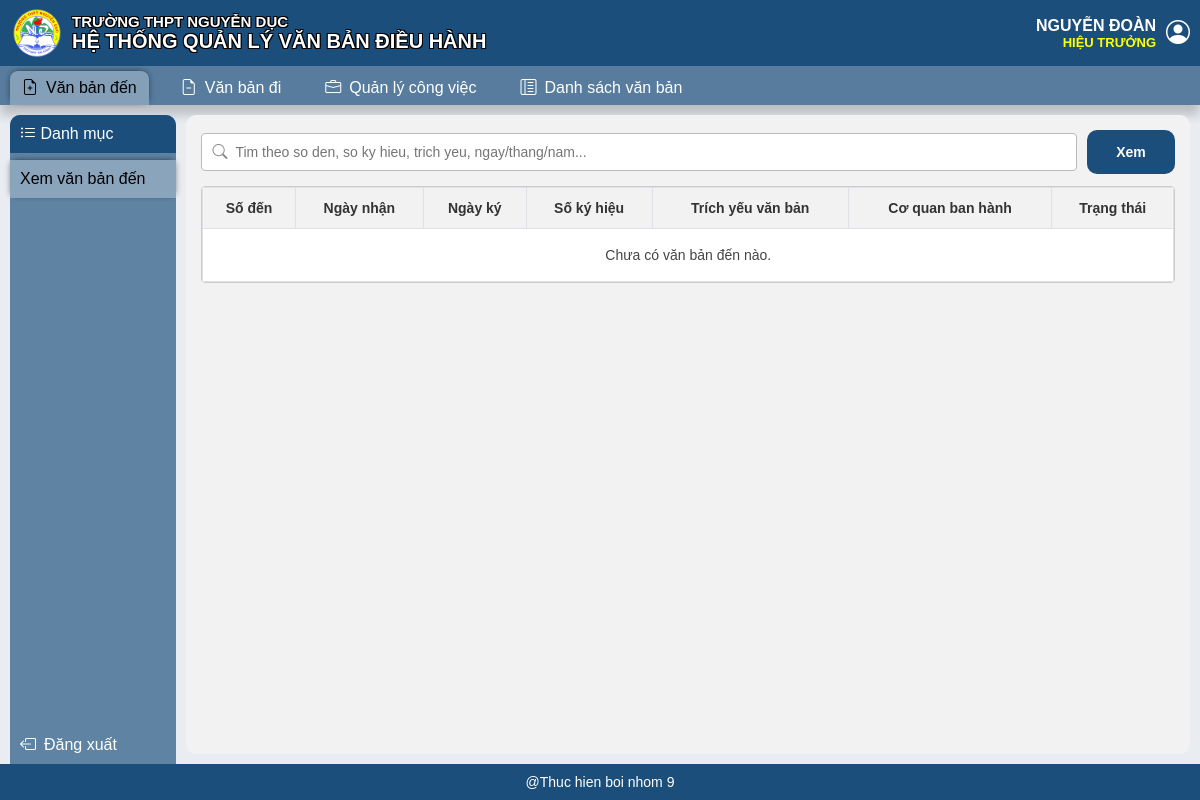
/van-ban-den/ (signed in), run on an earlier commit of the app's database.
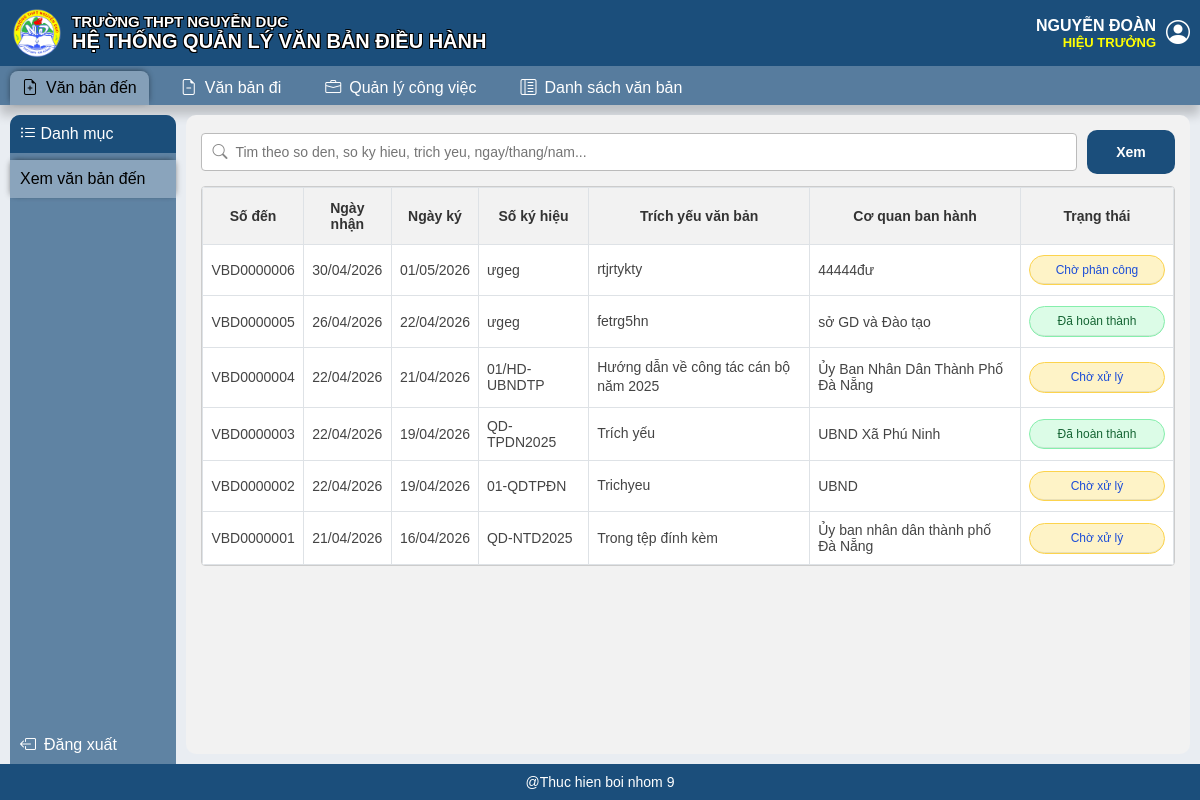
And on a later commit of the database.
### QLVBDH/models.py (models this page shows, shortened)
class GiaoVien(models.Model):
    class TrangThaiTaiKhoan(models.TextChoices):
        HOAT_DONG = "Hoat dong", "Hoạt động"
        DA_KHOA = "Da khoa", "Đã khóa"
        NGUNG_HOAT_DONG = "Ngung hoat dong", "Ngưng hoạt động"
        VO_HIEU_HOA = "Vo hieu hoa", "Vô hiệu hóa"
    ma_gv = models.CharField(max_length=10, primary_key=True, blank=True)
    user = models.OneToOneField(
        User,
        on_delete=models.CASCADE,
        related_name="ho_so_giao_vien",
        null=True,
        blank=True,
    )
    ho_ten = models.CharField(max_length=150)
    chuc_vu = models.CharField(max_length=100, blank=True, default="")
    ma_to = models.ForeignKey(
        ToChuyenMon,
        on_delete=models.PROTECT,
        related_name="giao_viens",
        null=True,
        blank=True,
    )
    trang_thai_tk = models.CharField(max_length=50, default="Hoạt động")
    class Meta:
        db_table = "GiaoVien"
        verbose_name = "Giáo viên"
        verbose_name_plural = "Giáo viên"
        ordering = ["ho_ten"]
    @property
    def ten_vai_tro_hien_thi(self):
        return (self.chuc_vu or "").strip()
    @property
    def ten_nhom_quyen_hien_thi(self):
        if not self.user_id:
            return ""
        return ", ".join(self.user.groups.order_by("name").values_list("name", flat=True))

class VanBanDen(models.Model):
    class TrangThai(models.TextChoices):
        CHO_PHAN_CONG = "Cho phan cong", "Chờ phân công"
        CHO_XU_LY = "Cho xu ly", "Chờ xử lý"
        DA_HOAN_THANH = "Da hoan thanh", "Đã hoàn thành"
        DA_BAN_HANH = "Da ban hanh", "Đã ban hành"
    so_vb_den = models.CharField(max_length=10, primary_key=True, blank=True)
    ma_loai_vb = models.ForeignKey(
        LoaiVanBan,
        on_delete=models.PROTECT,
        related_name="van_ban_dens",
    )
    co_quan_ban_hanh = models.CharField(max_length=100)
    so_ky_hieu = models.CharField(max_length=15)
    ngay_ky = models.DateField()
    trich_yeu = models.CharField(max_length=500)
    file_van_ban = models.FileField(upload_to="van_ban_den/", null=True, blank=True)
    trang_thai_vb_den = models.CharField(max_length=100, default="Mới tiếp nhận")
    da_ban_hanh_noi_bo = models.BooleanField(default=False)
    ngay_nhan = models.DateField()
    ma_muc_do = models.ForeignKey(
        MucDoUuTien,
        on_delete=models.PROTECT,
        related_name="van_ban_dens",
    )
    class Meta:
        db_table = "VanBanDen"
        verbose_name = "Văn bản đến"
        verbose_name_plural = "Văn bản đến"
        ordering = ["-ngay_nhan", "-ngay_ky"]
    def get_file_attachments(self):
        return list(self.tep_dinh_kems.order_by("thu_tu", "ngay_tao", "ma_tep"))

### QLVBDH/views.py (the view)
# urls.py: path("van-ban-den/", danh_sach_van_ban_den_view, name="danh_sach_van_ban_den"),
@login_required
def danh_sach_van_ban_den_view(request):
    giao_vien = getattr(request.user, "ho_so_giao_vien", None)
    denied_response = deny_if_no_permission(
        request,
        allowed=can_view_incoming_outgoing(giao_vien),
    )
    if denied_response:
        return denied_response
    documents = list(
        annotate_priority_order(VanBanDen.objects.select_related("ma_loai_vb", "ma_muc_do"))
        .order_by("priority_rank", "-ngay_nhan", "-ngay_ky", "-so_vb_den")
    )
    documents.sort(
        key=lambda document: build_document_list_sort_key(
            document,
            status_value=document.trang_thai_vb_den,
            date_value=document.ngay_nhan or document.ngay_ky,
            sequence_value=document.so_vb_den,
            pending_status=VanBanDen.TrangThai.CHO_PHAN_CONG,
        )
    )
    for document in documents:
        document.status_css_class = get_van_ban_den_status_class(document.trang_thai_vb_den)
        document.trang_thai_hien_thi = get_van_ban_den_status_label(document.trang_thai_vb_den)
        document.da_phan_cong = get_real_assignments_queryset(document).exists()
        document.attachments_json = serialize_attachment_json(serialize_incoming_attachments(document))
    context = {
        "page_title": "Danh sách văn bản đến",
        "active_menu": "incoming_text",
        "documents": documents,
        "document_status_choices": build_choice_options(
            VanBanDen.TrangThai,
            [
                VanBanDen.TrangThai.CHO_PHAN_CONG,
                VanBanDen.TrangThai.CHO_XU_LY,
                VanBanDen.TrangThai.DA_HOAN_THANH,
            ],
        ),
        "loai_van_ban_list": LoaiVanBan.objects.filter(ap_dung__in=[1, 2]).order_by("ten_loai_vb"),
        "muc_do_list": MucDoUuTien.objects.order_by("muc_do"),
        "can_manage_documents": giao_vien is None or is_van_thu(giao_vien),
    }
    return render(request, "van_ban_den_list.html", context)

### QLVBDH/templates/van_ban_den_list.html (shortened to what this page needs)
{% extends "base.html" %}
{% load static %}
{% block extra_css %}
    <link rel="stylesheet" href="{% static 'css/van_ban_den_list.css' %}">
{% endblock %}
{% block sidebar %}
    <a class="combo-button active" id="xemvbd" href="{% url 'danh_sach_van_ban_den' %}">
        <label>Xem văn bản đến</label>
    </a>
{% endblock %}
{% block content %}
    <div class="van-ban-page" data-can-manage="{% if can_manage_documents %}1{% else %}0{% endif %}">
        <div class="search-bar">
            <div class="search-input-wrapper">
                <i class="bi bi-search search-icon"></i>
                <input type="text" id="search-input" placeholder="Tim theo so den, so ky hieu, trich yeu, ngay/thang/nam...">
            </div>
            <button class="btn-xem" type="button" id="search-button">Xem</button>
        </div>
        <div class="table-responsive">
            <table class="table-custom">
                <thead>
                    <tr>
                        <th>Số đến</th>
                        <th>Ngày nhận</th>
                        <th>Ngày ký</th>
                        <th>Số ký hiệu</th>
                        <th>Trích yếu văn bản</th>
                        <th>Cơ quan ban hành</th>
                        <th>Trạng thái</th>
                    </tr>
                </thead>
                <tbody id="data-table-body">
                    {% for document in documents %}
                        <tr
                            data-update-url="{% url 'cap_nhat_van_ban_den' document.so_vb_den %}"
                            data-publish-url="{% url 'ban_hanh_noi_bo_van_ban_den' document.so_vb_den %}"
                            data-so-den="{{ document.so_vb_den }}"
                            data-trang-thai="{{ document.trang_thai_vb_den }}"
                            data-da-phan-cong="{% if document.da_phan_cong %}1{% else %}0{% endif %}"
                            data-da-ban-hanh-noi-bo="{% if document.da_ban_hanh_noi_bo %}1{% else %}0{% endif %}"
                            data-ngay-nhan="{{ document.ngay_nhan|date:'d/m/Y' }}"
                            data-ngay-ky="{{ document.ngay_ky|date:'d/m/Y' }}"
                            data-so-ky-hieu="{{ document.so_ky_hieu }}"
                            data-trich-yeu="{{ document.trich_yeu }}"
                            data-co-quan="{{ document.co_quan_ban_hanh }}"
                            data-loai-vb="{{ document.ma_loai_vb.ten_loai_vb }}"
                            data-loai-vb-id="{{ document.ma_loai_vb_id }}"
                            data-muc-do="{{ document.ma_muc_do.muc_do }}"
                            data-muc-do-id="{{ document.ma_muc_do_id }}"
                            data-file-name="{{ document.file_van_ban.name|cut:'van_ban_den/' }}"
                            data-file-url="{% if document.file_van_ban %}{{ document.file_van_ban.url }}{% endif %}"
                            data-attachments-json="{{ document.attachments_json|escape }}"
                        >
                            <td class="text-center" data-col="so-den">{{ document.so_vb_den }}</td>
                            <td class="text-center" data-col="ngay-nhan">{{ document.ngay_nhan|date:"d/m/Y" }}</td>
                            <td class="text-center" data-col="ngay-ky">{{ document.ngay_ky|date:"d/m/Y" }}</td>
                            <td data-col="so-ky-hieu">{{ document.so_ky_hieu }}</td>
                            <td data-col="trich-yeu">{{ document.trich_yeu }}</td>
                            <td data-col="co-quan">{{ document.co_quan_ban_hanh }}</td>
                            <td class="text-center" data-col="trang-thai">
                                <span class="status-badge {{ document.status_css_class }}">{{ document.trang_thai_hien_thi }}</span>
                            </td>
                        </tr>
                    {% empty %}
                        <tr>
                            <td colspan="7" class="empty-state">Chưa có văn bản đến nào.</td>
                        </tr>
                    {% endfor %}
                </tbody>
            </table>
        </div>
    </div>
{% endblock %}

### QLVBDH/templates/base.html (shortened to what this page needs)
{% load static %}
<!DOCTYPE html>
<html lang="vi">
<head>
    <link rel="stylesheet" href="{% static 'css/dashboard.css' %}">
    <link rel="stylesheet" href="https://cdn.jsdelivr.net/npm/bootstrap-icons@1.11.3/font/bootstrap-icons.css">
    {% block extra_css %}{% endblock %}
</head>
<body>
    <div class="page-shell">
        <header>
            <div class="Thongtin">
                <img src="{% static 'picture/logo.png' %}" alt="logo" style="width: 50px;">
                <div class="Thongtin-text">
                    <p id="tentruong">TRƯỜNG THPT NGUYỄN DỤC</p>
                    <p id="tenhethong">HỆ THỐNG QUẢN LÝ VĂN BẢN ĐIỀU HÀNH</p>
                </div>
            </div>
            <div
                class="Name{% if personal_profile %} profile-trigger{% endif %}"
                {% if personal_profile %}
                    role="button"
                    tabindex="0"
                    data-open-profile="true"
                {% endif %}
            >
                <div class="Name-text">
                    <p id="name">{{ display_ho_ten|default:request.user.username|upper }}</p>
                    <p id="chucvu">{{ display_chuc_vu|default:"NGUOI DUNG HE THONG"|upper }}</p>
                </div>
                <i class="bi bi-person-circle" style="color: rgb(255, 255, 255);"></i>
            </div>
        </header>
        <div class="taskbar-top">
            {% if ui_permissions.can_view_incoming_outgoing %}
                <a class="combo-button{% if active_menu == 'incoming_text' %} active{% endif %}" href="{% url 'danh_sach_van_ban_den' %}">
                    <i class="bi bi-file-earmark-plus"></i>
                    <label>Văn bản đến</label>
                </a>
                <a class="combo-button{% if active_menu == 'outgoing_text' %} active{% endif %}" href="{% url 'danh_sach_van_ban_di' %}">
                    <i class="bi bi-file-earmark-minus"></i>
                    <label>Văn bản đi</label>
                </a>
            {% endif %}
            {% if ui_permissions.can_manage_work %}
                <a class="combo-button{% if active_menu == 'work_management' %} active{% endif %}" href="{% url 'duyet_van_ban' %}">
                    <i class="bi bi-briefcase"></i>
                    <label>Quản lý công việc</label>
                </a>
            {% endif %}
            {% if ui_permissions.can_document_list %}
                <a class="combo-button{% if active_menu == 'document_list' %} active{% endif %}" href="{% url 'van_ban_da_ban_hanh' %}">
                    <i class="bi bi-layout-text-sidebar-reverse"></i>
                    <label>Danh sách văn bản</label>
                </a>
            {% endif %}
        </div>
        <div class="container">
            <div class="danhmuc">
                <div id="tieudedanhmuc">
                    <i class="bi bi-list-ul"></i>
                    <label>Danh mục</label>
                </div>
                {% block sidebar %}{% endblock %}
                <a class="combo-button" id="logout" href="{% url 'logout' %}">
                    <i class="bi bi-box-arrow-left"></i>
                    <label>Đăng xuất</label>
                </a>
            </div>
            <div class="main-body">
                {% block content %}{% endblock %}
            </div>
        </div>
        <footer class="page-footer">@Thuc hien boi nhom 9</footer>
    </div>
</body>
</html>

What changed in the data, as far as the page shows it:
added VanBanDen: so_vb_den "VBD0000006", ngay_nhan "30/04/2026", ngay_ky "01/05/2026", so_ky_hieu "ưgeg", trich_yeu "rtjrtykty", co_quan_ban_hanh "44444đư", trang_thai_hien_thi "Chờ phân công"
added VanBanDen: so_vb_den "VBD0000005", ngay_nhan "26/04/2026", ngay_ky "22/04/2026", so_ky_hieu "ưgeg", trich_yeu "fetrg5hn", co_quan_ban_hanh "sở GD và Đào tạo", trang_thai_hien_thi "Đã hoàn thành", trang_thai_vb_den "Da hoan thanh" (drawn)
added VanBanDen: so_vb_den "VBD0000004", ngay_nhan "22/04/2026", ngay_ky "21/04/2026", so_ky_hieu "01/HD-UBNDTP", trich_yeu "Hướng dẫn về công tác cán bộ năm 2025", co_quan_ban_hanh "Ủy Ban Nhân Dân Thành Phố Đà Nẵng", trang_thai_hien_thi "Chờ xử lý"
added VanBanDen: so_vb_den "VBD0000003", ngay_nhan "22/04/2026", ngay_ky "19/04/2026", so_ky_hieu "QD-TPDN2025", trich_yeu "Trích yếu", co_quan_ban_hanh "UBND Xã Phú Ninh", trang_thai_hien_thi "Đã hoàn thành", trang_thai_vb_den "Da hoan thanh" (drawn)
added VanBanDen: so_vb_den "VBD0000002", ngay_nhan "22/04/2026", ngay_ky "19/04/2026", so_ky_hieu "01-QDTPĐN", trich_yeu "Trichyeu", co_quan_ban_hanh "UBND", trang_thai_hien_thi "Chờ xử lý"
added VanBanDen: so_vb_den "VBD0000001", ngay_nhan "21/04/2026", ngay_ky "16/04/2026", so_ky_hieu "QD-NTD2025", trich_yeu "Trong tệp đính kèm", co_quan_ban_hanh "Ủy ban nhân dân thành phố Đà Nẵng", trang_thai_hien_thi "Chờ xử lý"
Also different on the page:
text no longer shown: "Chưa có văn bản đến nào."
